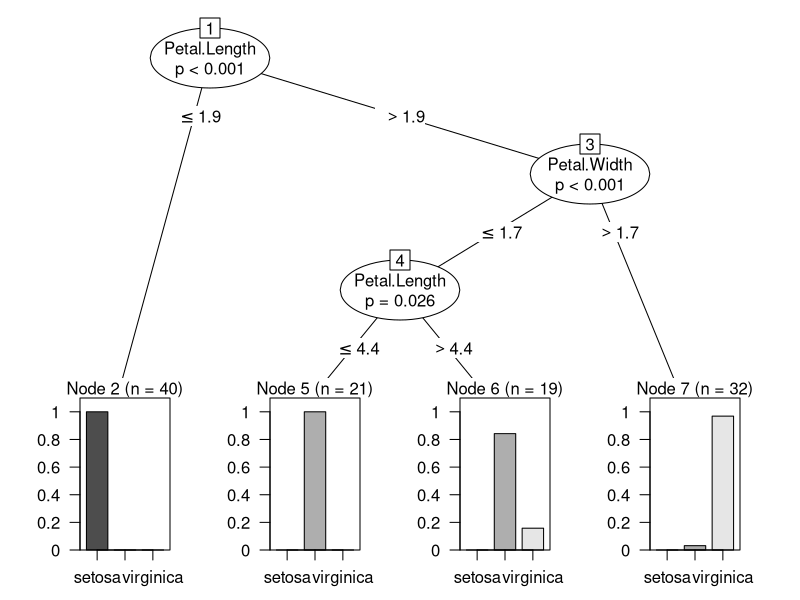
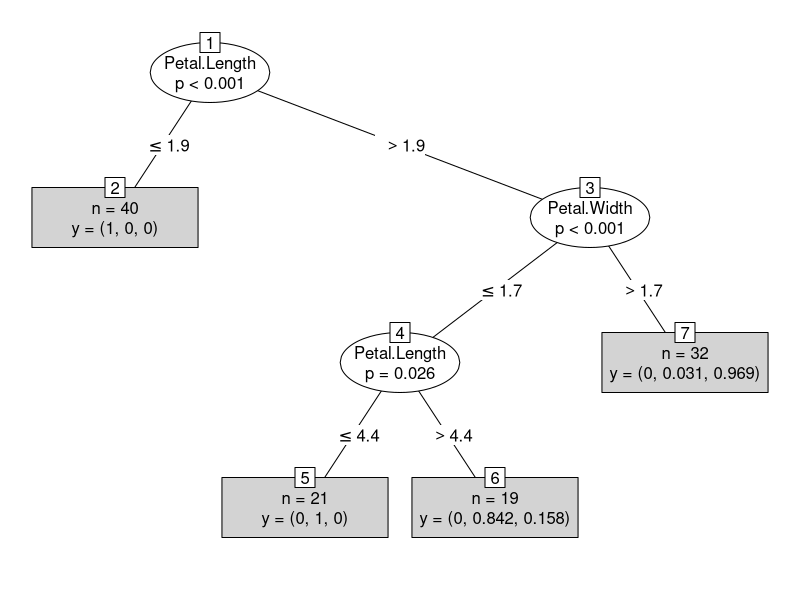
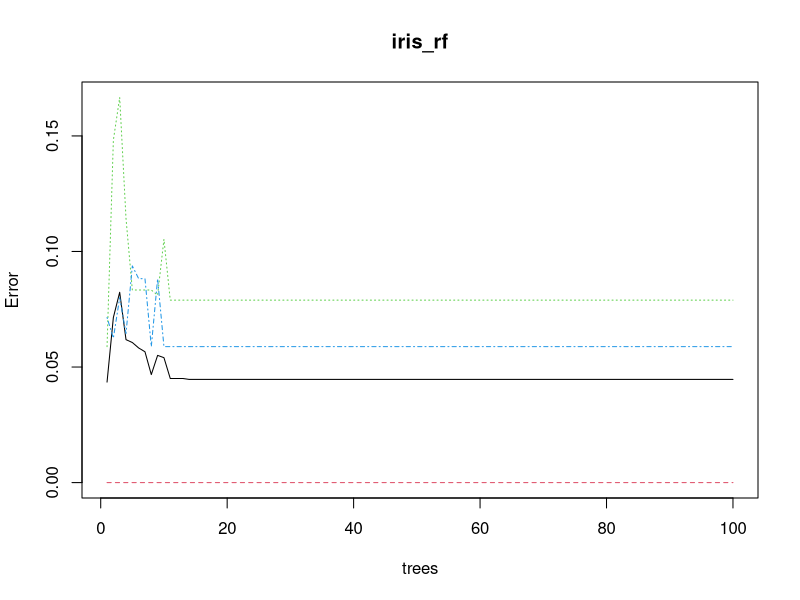
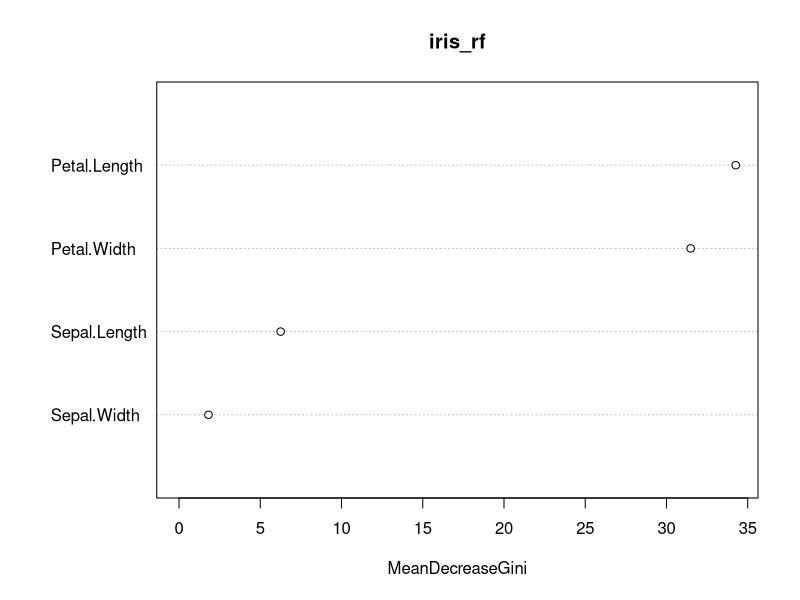
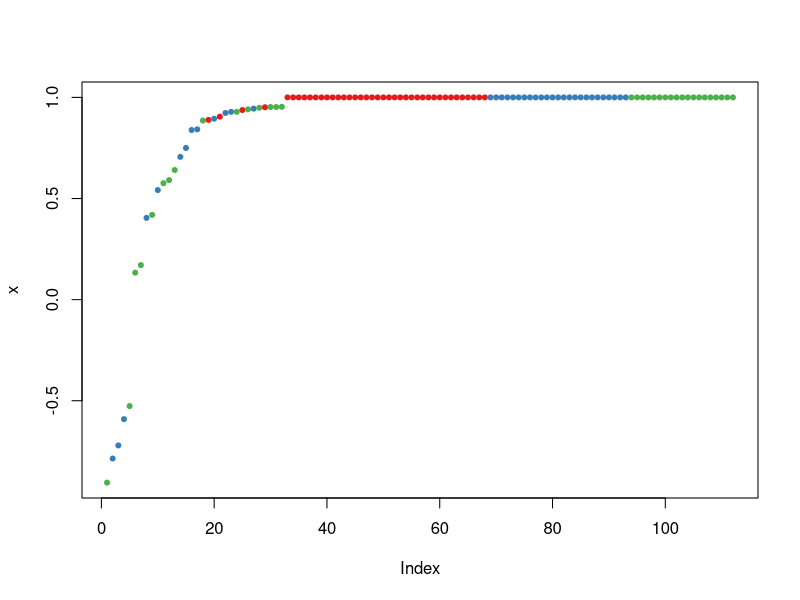

Write the R code that produced these figures, in order.
## ---- chunk 1
library (party)
str (iris)
set.seed(1234)
ind <- sample (2, nrow (iris), replace = TRUE, prob = c(0.7, 0.3))

# split test, train set
trainData <- iris [ind==1, ]
testData <- iris [ind==2, ]

## ---- chunk 2
myFormula <- Species ~ Sepal.Length + Sepal.Width + Petal.Length + Petal.Width
iris_ctree <- ctree (myFormula, data=trainData)
train_predict <- predict(iris_ctree, trainData, type="response")

table (train_predict, trainData$Species)
## ---- chunk 3
# No train data here may not be 105 (=150*0.7) due to sampling
# see that 2 most important features: ...
plot (iris_ctree)
## ---- chunk 4
plot (iris_ctree, type="simple")
## ---- chunk 5
library(randomForest)
iris_rf <- randomForest (Species~., data=trainData, ntree=100, proximity=TRUE)
table (predict(iris_rf), trainData$Species)
## ---- chunk 6
print (iris_rf)
## ---- chunk 7
attributes(iris_rf)
## ---- chunk 8
iris_rf$err.rate
## ---- chunk 9
plot (iris_rf)
## ---- chunk 10
importance(iris_rf)
# From here, see what features are important
## ---- chunk 11
varImpPlot(iris_rf)
## ---- chunk 12
irispred <- predict(iris_rf, newdata = testData)
table (irispred, testData$Species)
## ---- chunk 13
plot (margin(iris_rf, testData$Species))
## ---- chunk 14
library(e1071)
library(rpart)
data(Glass, package="mlbench")

## split data into a train and test set
index <- 1:nrow(Glass)
testindex <- sample(index, trunc(length(index)/3))
testset <- Glass[testindex,]
trainset <- Glass[-testindex,]

## svm
svm.model <- svm(Type ~ ., data = trainset, cost = 100, gamma = 1)
svm.pred <- predict(svm.model, testset[,-10])

## rpart
rpart.model <- rpart(Type ~ ., data = trainset)
rpart.pred <- predict(rpart.model, testset[,-10], type = "class")

## compute svm confusion matrix
table(pred = svm.pred, true = testset[,10])

## compute rpart confusion matrix
table(pred = rpart.pred, true = testset[,10])
## ---- chunk 15
data (cats, pakage="mlbench")
